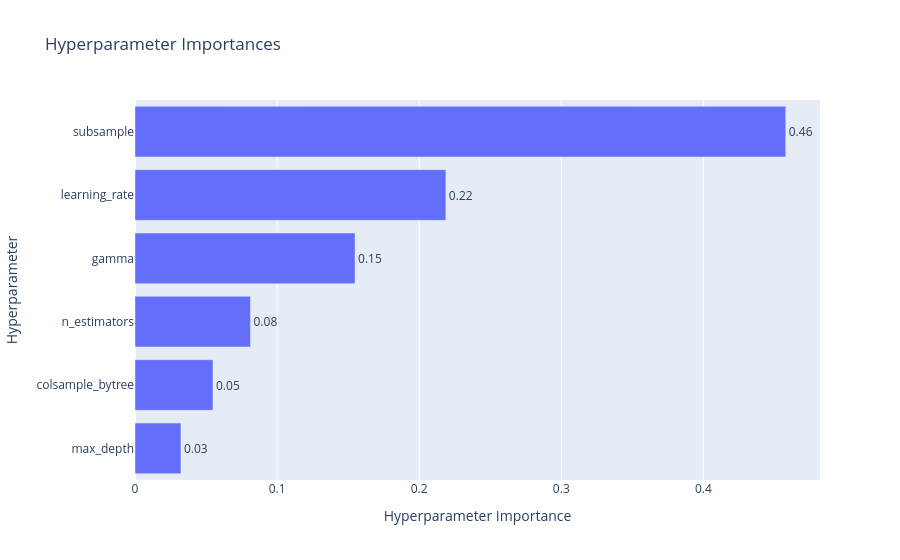
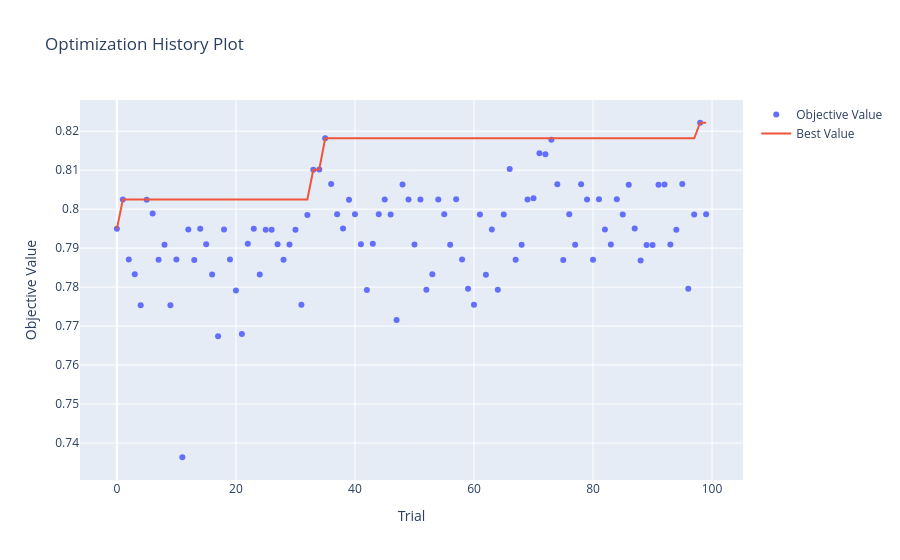

Notebook code for these charts, in order:
### Code cell
fig = optuna.visualization.plot_param_importances(study)
fig.show()

fig = optuna.visualization.plot_optimization_history(study)
fig.show()
